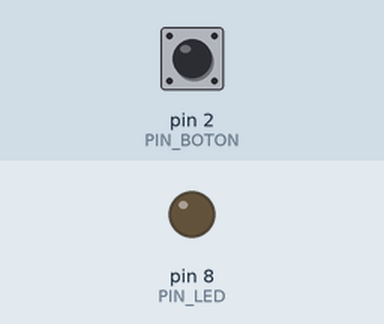
Bench run of a sketch on a simulated Arduino Uno, built with avr-gcc and run on an emulated ATmega328P. On the bench: output pins drawn as LEDs (lit = HIGH). Inputs (shaded band) come from the test bench; at power-on: pin 2 (PIN_BOTON) HIGH.

Above: at 1.2 s.
1.3 s: pin 2 (PIN_BOTON) pulled LOW for 0.15 s
At 1.37 s:
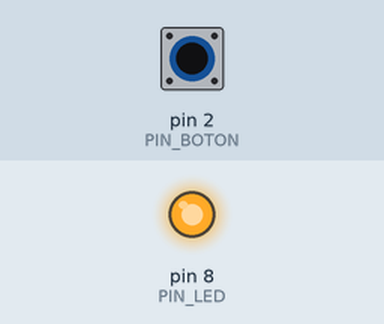
2.9 s: pin 2 (PIN_BOTON) pulled LOW for 3.2 s
At 7.5 s:
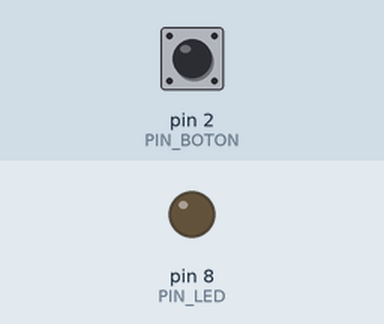
Timing chart, 0 to 9.0 s (numbered marks = the images above; inputs shaded):
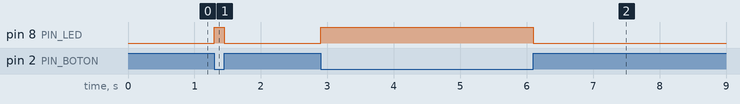

The sketch:

P05_boton_led.ino
```cpp
/*
  P05 · Botón y LED                                           Sesión 3
  ------------------------------------------------------------------
  Qué hace: el LED se enciende mientras mantienes presionado el botón.

  Conexiones:
    LED     pin 8 -> resistencia 220 ohm -> LED (pata larga +) ; pata corta (-) -> GND
    Botón   una pata -> pin 2 ; la pata OPUESTA (en diagonal) -> GND
            (el botón tiene 4 patas: conecta dos OPUESTAS, en diagonal)

  Idea clave: INPUT_PULLUP mantiene el pin 2 en HIGH mientras nadie lo toca.
  Al presionar, el botón conecta el pin a GND y se lee LOW.
  Por eso "presionado" = LOW. Parece al revés, pero así funciona sin resistencia extra.

  Retos:  - Haz que el LED se apague cuando presionas (lógica contraria).
          - Agrega un segundo LED que haga lo opuesto al primero.
*/

const int PIN_BOTON = 2;
const int PIN_LED = 8;

void setup() {
  pinMode(PIN_BOTON, INPUT_PULLUP);   // entrada con resistencia interna a +5 V
  pinMode(PIN_LED, OUTPUT);
}

void loop() {
  if (digitalRead(PIN_BOTON) == LOW) {   // ¿está presionado?
    digitalWrite(PIN_LED, HIGH);
  } else {
    digitalWrite(PIN_LED, LOW);
  }
}
```

Measured:
- after the input at 1.3 s, pin 8 (PIN_LED): LOW → HIGH at once, → LOW 0.15 s later
- after the input at 2.9 s, pin 8 (PIN_LED): LOW → HIGH at once, → LOW 3.2 s later
